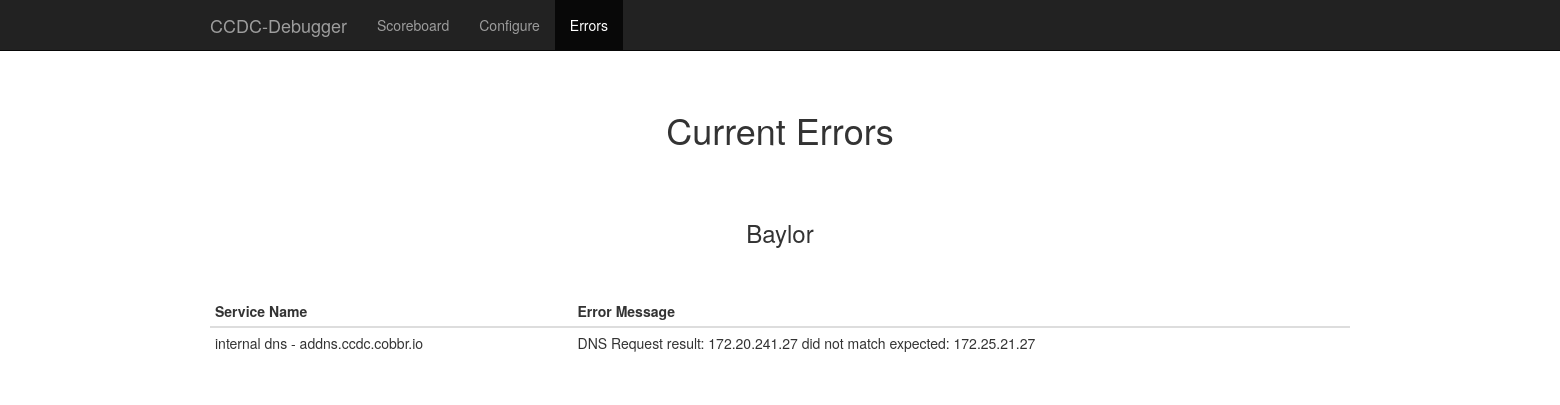
The app's page /errors, older data.
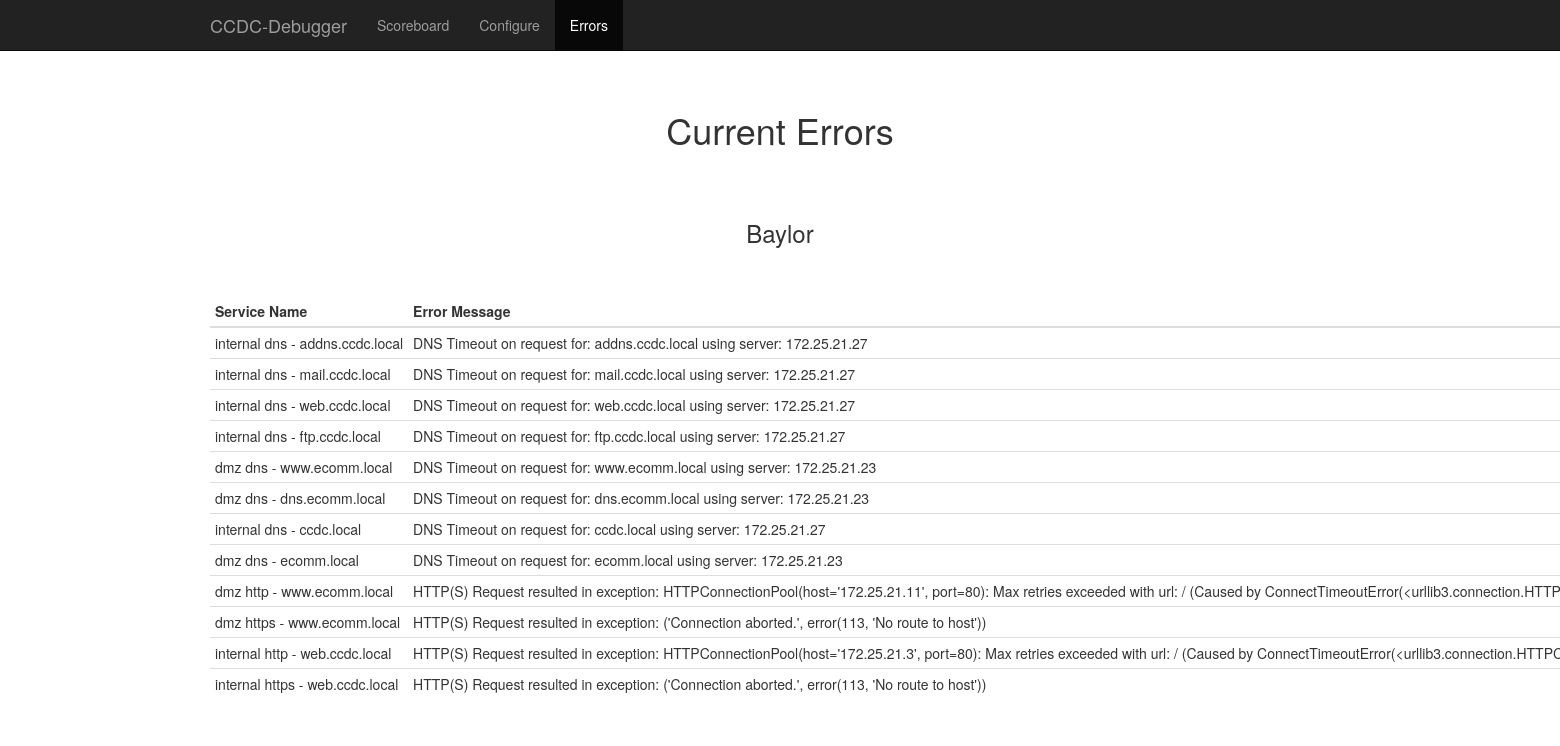
The same page, newer data.
### tables this page shows
CREATE TABLE team (
    team_id INTEGER PRIMARY KEY ASC,
    team_name TEXT NOT NULL
);

CREATE TABLE service (
    service_id INTEGER PRIMARY KEY ASC,
    service_type_id INTEGER NOT NULL,
    team_id INTEGER NOT NULL,
    service_name TEXT NOT NULL,
    service_connection TEXT NOT NULL,
    service_request TEXT NOT NULL,
    service_expected_result TEXT NOT NULL,
    service_active INTEGER NOT NULL DEFAULT 1,
    FOREIGN KEY (service_type_id) REFERENCES service_type(service_type_id),
    FOREIGN KEY (team_id) REFERENCES team(team_id)
);

CREATE TABLE error (
    error_id INTEGER PRIMARY KEY ASC,
    service_id INTEGER NOT NULL,
    error_message TEXT NOT NULL,
    error_time DATETIME DEFAULT CURRENT_TIMESTAMP,
    FOREIGN KEY (service_id) REFERENCES service(service_id)
);

### debugger.py (the view)
@app.route('/errors')
def errors():
    return render_template('errors.html')

### debugger.py (called while the page is built)
def database_connect():
    try:
        conn = sqlite3.connect('./data/debugger.db')
        conn.row_factory = sqlite3.Row
        return conn
    except Exception as e:
        print "Error connecting to database. Must run 'flask setup' prior to running. Error message: " + str(e)
        sys.exit()

def execute_db_query(query, args=None):
    conn = database_connect()
    cur = conn.cursor()
    if(args):
        cur.execute(query, args)
    else:
        cur.execute(query)
    conn.commit()
    results = cur.fetchall()
    cur.close()
    conn.close()
    return results

@app.context_processor
def utility_processor():
    return dict(execute_db_query=execute_db_query)

### templates/errors.html (shortened to what this page needs)
<!DOCTYPE html>
<html lang="en">
  <head>
    <link href="{{ url_for('static', filename='css/bootstrap.min.css') }}" rel="stylesheet">
    <link href="{{ url_for('static', filename='css/starter-template.css') }}" rel="stylesheet">
  </head>
  <body>
    <nav class="navbar navbar-inverse navbar-fixed-top">
      <div class="container">
        <div class="navbar-header">
          <a class="navbar-brand" href="scoreboard">CCDC-Debugger</a>
        </div>
        <div id="navbar" class="collapse navbar-collapse">
          <ul class="nav navbar-nav">
            <li><a href="scoreboard">Scoreboard</a></li>
            <li><a href="configure">Configure</a></li>
            <li class="active"><a href="errors">Errors</a></li>
          </ul>
        </div>
      </div>
    </nav>
    <div class="starter-template">
      <h1>Current Errors</h1>
      <div class="container">
        {% for team in execute_db_query('select * from team') %}
        <h3 class="starter-template">{{ team['team_name'] }}</h3>
        <table class="table table-condensed">
          <thead>
            <tr>
              <th>Service Name</th>
              <th>Error Message</th>
            </tr>
          </thead>
          <tbody>
            {% for service in execute_db_query('select * from service as s join team as t on(s.team_id=t.team_id) where t.team_id = ? and 0 = (select poll_score from poll where poll.service_id = s.service_id order by poll_time DESC LIMIT 1)', [team['team_id']]) %}
            <tr>
              <td>{{ service['service_name'] }}</td>
              <td>{{ execute_db_query('select error_message from error join service on(error.service_id = service.service_id) WHERE service.service_id = ? ORDER BY error_time DESC LIMIT 1', [service['service_id']])[0]['error_message'] }}</td>
            </tr>
          {% endfor %}
          </tbody>
        </table>
        {% endfor %}
      </div>
  </body>
</html>

### static/css/starter-template.css (style rules this page uses)
body { padding-top: 50px; }
td { white-space:pre }
.starter-template { padding: 40px 15px; text-align: center; }
.container { text-align: left; }

Row changes from the older to the newer data that the page shows:
no longer on this page (row edited): error: error_message "DNS Request result: 172.20.241.27 did not match expected: 172.25.21.27"
changed team "Baylor": gains service (service_name "internal dns - mail.ccdc.local"); gains service (service_name "internal dns - web.ccdc.local"); gains service (service_name "internal dns - ftp.ccdc.local"); gains service (service_name "dmz dns - www.ecomm.local"); gains service (service_name "dmz dns - dns.ecomm.local"); gains service (service_name "internal dns - ccdc.local"); gains service (service_name "dmz dns - ecomm.local"); gains service (service_name "dmz http - www.ecomm.local"); gains service (service_name "dmz https - www.ecomm.local"); gains service (service_name "internal http - web.ccdc.local")
changed service: service_name "internal dns - addns.ccdc.cobbr.io" → "internal dns - addns.ccdc.local"
added error: error_message "DNS Timeout on request for: addns.ccdc.local using server: 172.25.21.27"
added error: error_message "DNS Timeout on request for: mail.ccdc.local using server: 172.25.21.27"
added error: error_message "DNS Timeout on request for: web.ccdc.local using server: 172.25.21.27"
added error: error_message "DNS Timeout on request for: ftp.ccdc.local using server: 172.25.21.27"
added error: error_message "DNS Timeout on request for: www.ecomm.local using server: 172.25.21.23"
added error: error_message "DNS Timeout on request for: dns.ecomm.local using server: 172.25.21.23"
added error: error_message "DNS Timeout on request for: ccdc.local using server: 172.25.21.27"
added error: error_message "DNS Timeout on request for: ecomm.local using server: 172.25.21.23"
added error: error_message "HTTP(S) Request resulted in exception: HTTPConnectionPool(host='172.25.21.11', port=80): Max retries exceeded with url: / (Caused by…"
added error: error_message "HTTP(S) Request resulted in exception: ('Connection aborted.', error(113, 'No route to host'))"
added error: error_message "HTTP(S) Request resulted in exception: HTTPConnectionPool(host='172.25.21.3', port=80): Max retries exceeded with url: / (Caused by…"
added service: service_name "internal https - web.ccdc.local"
added error: error_message "HTTP(S) Request resulted in exception: ('Connection aborted.', error(113, 'No route to host'))"
